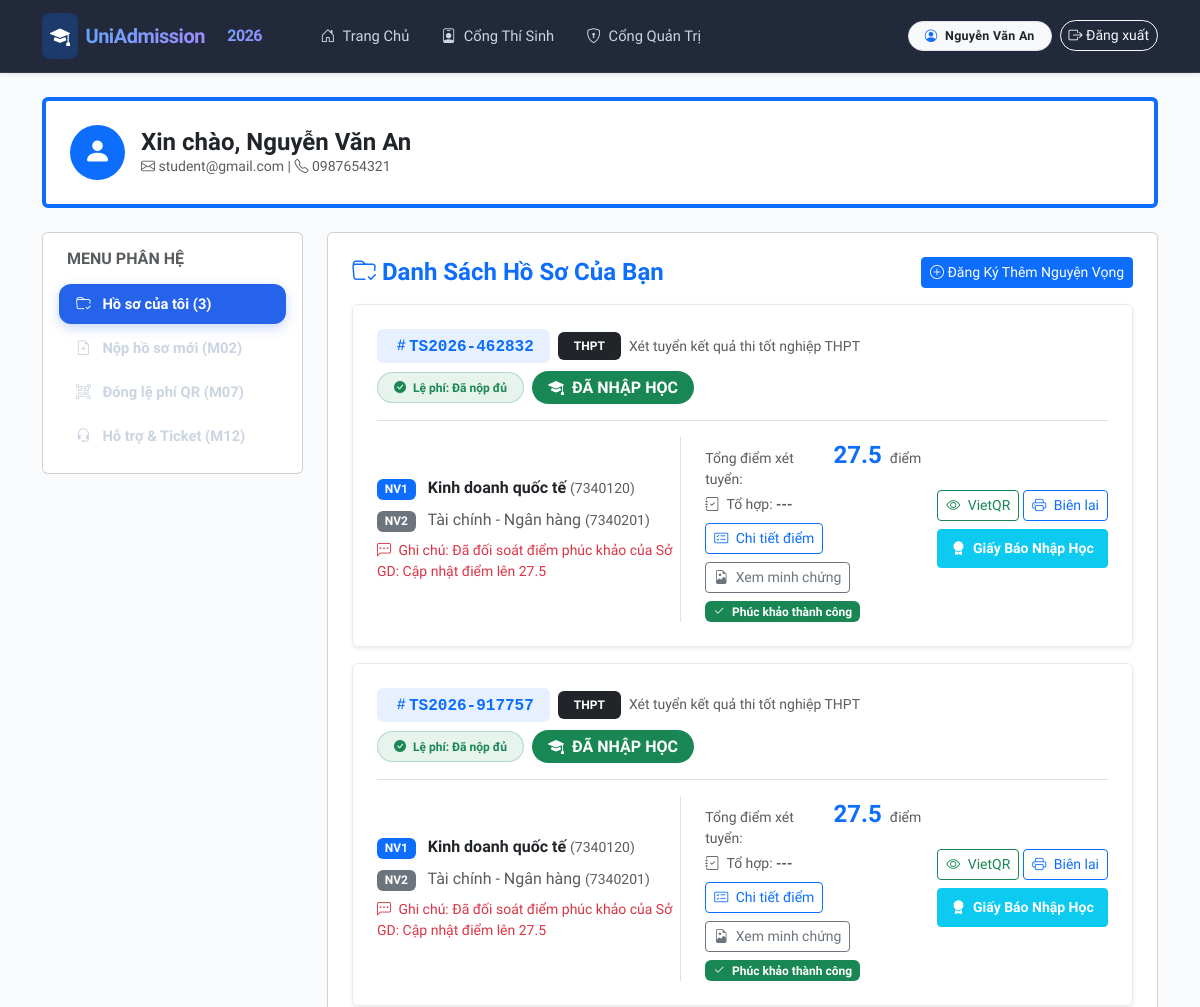
/student (signed in, upper part), run on an earlier commit of the app's database.
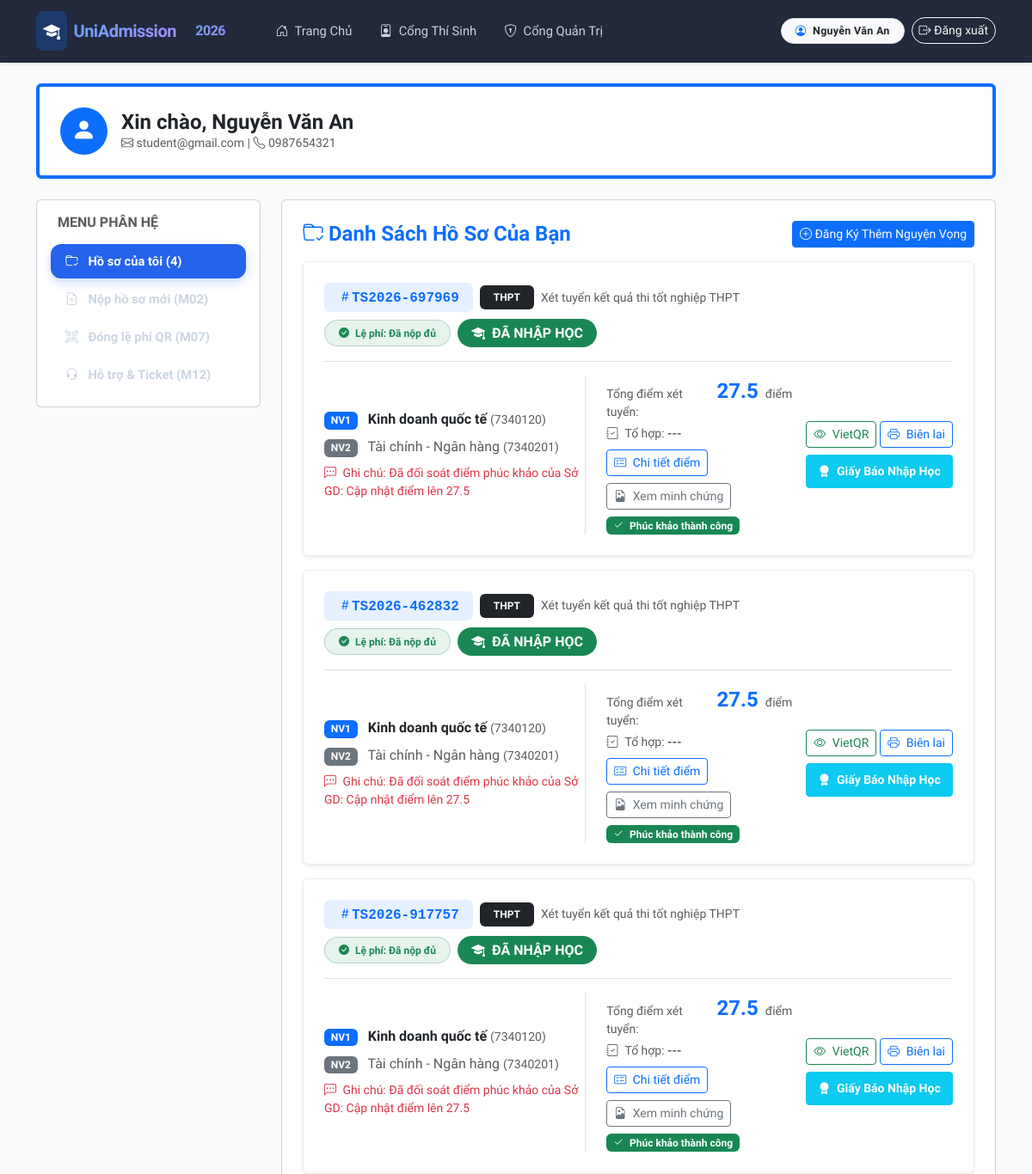
And on a later commit of the database.
### app/models.py (models this page shows)
class AdmissionApplication(Base):
    __tablename__ = "admission_applications"
    id = Column(Integer, primary_key=True, index=True)
    app_code = Column(String(50), unique=True, index=True, nullable=False) # Mã hồ sơ TS2026-XXXX
    full_name = Column(String(150), nullable=False)
    id_card = Column(String(20), index=True, nullable=False)              # Số CCCD
    email = Column(String(120), nullable=False)
    phone = Column(String(20), nullable=False)
    method = Column(String(100), nullable=False)                         # Tên hoặc mã phương thức
    method_code = Column(String(50), default="THPT")                     # THPT, IELTS_THPT, DGNL_HSA_TSA, XTHB, SAT_ACT
    method_name = Column(String(200), default="Xét tuyển điểm thi THPT") # Tên đầy đủ của phương thức chuẩn NEU
    subject_combination = Column(String(50), nullable=True)              # Tổ hợp môn (A00, A01, D01, D07...)
    priority_area = Column(String(50), default="KV3")                    # Khu vực ưu tiên (KV1, KV2-NT, KV2, KV3)
    priority_score = Column(Float, default=0.0)                          # Điểm cộng ưu tiên (0.0, 0.25, 0.5, 0.75)
    score_details = Column(Text, nullable=True)                          # JSON chi tiết điểm thành phần (môn 1, môn 2, IELTS, HSA...)
    score = Column(Float, nullable=False)                                # Tổng điểm xét tuyển (sau quy đổi và cộng ưu tiên)
    proof_url = Column(Text, nullable=True)                              # Link ảnh hoặc đường dẫn file tải lên
    admitted_major_name = Column(String(200), nullable=True)             # Ngành trúng tuyển thực tế (NV1 hay NV2)
    major_id = Column(Integer, ForeignKey("majors.id"), nullable=False)
    major = relationship("Major", back_populates="applications", foreign_keys=[major_id])
    major_nv2_id = Column(Integer, ForeignKey("majors.id"), nullable=True)
    major_nv2 = relationship("Major", back_populates="applications_nv2", foreign_keys=[major_nv2_id])
    user_id = Column(Integer, ForeignKey("users.id"), nullable=True)
    user = relationship("User", back_populates="applications")
    status = Column(String(50), default="CHO_DUYET")
    student_code = Column(String(30), nullable=True)
    student_email = Column(String(120), nullable=True)
    enrolled_at = Column(DateTime, nullable=True)
    appeal_note = Column(Text, nullable=True)
    appeal_proof_url = Column(Text, nullable=True)
    appeal_status = Column(String(30), nullable=True)
    officer_note = Column(Text, nullable=True) # Ghi chú của cán bộ tuyển sinh khi duyệt hồ sơ
    created_at = Column(DateTime, default=datetime.datetime.utcnow)
    payment = relationship("PaymentTransaction", back_populates="application", uselist=False)
    tickets = relationship("SupportTicket", back_populates="application")

class Major(Base):
    __tablename__ = "majors"
    id = Column(Integer, primary_key=True, index=True)
    code = Column(String(20), unique=True, index=True, nullable=False) # VD: 7480201 (CNTT)
    name = Column(String(200), nullable=False)                         # Công nghệ thông tin
    category = Column(String(100), default="Công nghệ & Kỹ thuật")     # Khối ngành
    description = Column(Text, nullable=True)                          # Giới thiệu ngành học & chuẩn đầu ra
    quota = Column(Integer, default=50)                               # Chỉ tiêu tuyển sinh
    benchmark_score = Column(Float, default=0.0)                      # Điểm chuẩn trúng tuyển (sau lọc ảo)
    applications = relationship("AdmissionApplication", back_populates="major", foreign_keys="[AdmissionApplication.major_id]")
    applications_nv2 = relationship("AdmissionApplication", back_populates="major_nv2", foreign_keys="[AdmissionApplication.major_nv2_id]")
    subjects = relationship("Subject", back_populates="major", cascade="all, delete-orphan")

### app/routers/web_views.py (the view)
@router.get("/student")
def student_portal(request: Request, db: Session = Depends(get_db)):
    user = get_current_user(request, db)
    if not user:
        return RedirectResponse(url="/login?msg=please_login")
    majors = db.query(Major).all()
    fees = db.query(FeeConfig).all()
    my_applications = db.query(AdmissionApplication).filter(
        (AdmissionApplication.user_id == user.id) | (AdmissionApplication.email == user.email)
    ).order_by(AdmissionApplication.created_at.desc()).all()
    my_tickets = db.query(SupportTicket).filter(
        (SupportTicket.user_id == user.id) | (SupportTicket.sender_email == user.email)
    ).order_by(SupportTicket.created_at.desc()).all()
    return templates.TemplateResponse("student_portal.html", {
        "request": request,
        "user": user,
        "majors": majors,
        "fees": fees,
        "my_applications": my_applications,
        "my_tickets": my_tickets
    })

### app/templates/student_portal.html (shortened to what the changed rows need)
{% extends "base.html" %}
{% block content %}
<div class="row">
    <div class="col-lg-3 mb-4">
        <div class="card card-custom p-3 bg-white">
            <div class="nav flex-column nav-pills gap-1" id="v-pills-tab" role="tablist">
                <button class="nav-link active text-start py-3" id="tab-my-apps" data-bs-toggle="pill" data-bs-target="#content-my-apps">
                    <i class="bi bi-folder-check me-2"></i> Hồ sơ của tôi ({{ my_applications|length }})
                </button>
                <button class="nav-link text-start py-3" id="tab-apply" data-bs-toggle="pill" data-bs-target="#content-apply">
                    <i class="bi bi-file-earmark-plus me-2"></i> Nộp hồ sơ mới (M02)
                </button>
                <button class="nav-link text-start py-3" id="tab-pay" data-bs-toggle="pill" data-bs-target="#content-pay">
                    <i class="bi bi-qr-code-scan me-2"></i> Đóng lệ phí QR (M07)
                </button>
                <button class="nav-link text-start py-3" id="tab-support" data-bs-toggle="pill" data-bs-target="#content-support">
                    <i class="bi bi-headset me-2"></i> Hỗ trợ & Ticket (M12)
                </button>
            </div>
        </div>
    </div>
    <div class="col-lg-9">
        <div class="tab-content" id="v-pills-tabContent">
            <div class="tab-pane fade show active" id="content-my-apps">
                <div class="card card-custom p-4 bg-white">
                    {% if my_applications|length == 0 %}
                        <div class="alert alert-info py-4 text-center">
                            <i class="bi bi-info-circle fs-3"></i>
                            <p class="mt-2 mb-2">Bạn chưa nộp hồ sơ xét tuyển nào vào trường.</p>
                            <button class="btn btn-primary btn-sm fw-bold" onclick="switchToApplyTab()">Nộp hồ sơ ngay bây giờ &raquo;</button>
                        </div>
                    {% else %}
                        <div class="d-flex flex-column gap-3">
                            {% for app in my_applications %}
                            <div class="card card-custom p-4 border border-light-subtle shadow-sm">
                                <div class="d-flex justify-content-between align-items-center flex-wrap gap-2 pb-3 mb-3 border-bottom">
                                    <div class="d-flex align-items-center gap-2">
                                        <span class="badge bg-primary bg-opacity-10 text-primary fs-6 px-3 py-2 font-monospace fw-bold">
                                            <i class="bi bi-hash"></i>{{ app.app_code }}
                                        </span>
                                        <span class="badge bg-dark px-3 py-2">
                                            {{ app.method_code or app.method }}
                                        </span>
                                        <span class="text-muted small">
                                            {{ app.method_name or '' }}
                                        </span>
                                    </div>
                                    <div class="d-flex align-items-center gap-2 flex-wrap">
                                        {% if app.payment and app.payment.status == 'PAID' %}
                                            <span class="badge bg-success bg-opacity-10 text-success border border-success border-opacity-25 px-3 py-2 rounded-pill fw-semibold">
                                                <i class="bi bi-check-circle-fill me-1"></i> Lệ phí: Đã nộp đủ
                                            </span>
                                        {% else %}
                                            <span class="badge bg-danger bg-opacity-10 text-danger border border-danger border-opacity-25 px-3 py-2 rounded-pill fw-semibold">
                                                <i class="bi bi-exclamation-circle-fill me-1"></i> Lệ phí: Chưa thanh toán
                                            </span>
                                        {% endif %}
                                        {% if app.status == 'CHO_DUYET' %}
                                            <span class="badge bg-warning text-dark px-3 py-2 rounded-pill fw-semibold"><i class="bi bi-hourglass-split me-1"></i> Chờ xét duyệt</span>
                                        {% elif app.status == 'HOP_LE' %}
                                            <span class="badge bg-primary px-3 py-2 rounded-pill fw-semibold"><i class="bi bi-patch-check-fill me-1"></i> Hồ sơ Hợp Lệ</span>
                                        {% elif app.status in ['TRUNG_TUYEN_NV1', 'TRUNG_TUYEN_NV2', 'TRUNG_TUYEN'] %}
                                            <span class="badge bg-success px-3 py-2 rounded-pill fs-6 fw-bold"><i class="bi bi-award-fill me-1"></i> TRÚNG TUYỂN 🎉</span>
                                        {% elif app.status == 'DA_NHAP_HOC' %}
                                            <span class="badge bg-success px-3 py-2 rounded-pill fs-6 fw-bold"><i class="bi bi-mortarboard-fill me-1"></i> ĐÃ NHẬP HỌC</span>
                                        {% elif app.status == 'DA_RUT' %}
                                            <span class="badge bg-secondary px-3 py-2 rounded-pill"><i class="bi bi-dash-circle me-1"></i> Đã rút hồ sơ</span>
                                        {% elif app.status == 'KHONG_TRUNG_TUYEN' %}
                                            <span class="badge bg-danger px-3 py-2 rounded-pill"><i class="bi bi-x-circle me-1"></i> Không trúng tuyển</span>
                                        {% else %}
                                            <span class="badge bg-secondary px-3 py-2 rounded-pill">{{ app.status }}</span>
                                        {% endif %}
                                    </div>
                                </div>
                                <div class="row g-3 align-items-center">
                                    <div class="col-lg-5">
                                        <div class="mb-2">
                                            <span class="badge bg-primary me-2">NV1</span>
                                            <strong class="fs-6 text-dark">{{ app.major.name }}</strong>
                                            <span class="text-muted small">({{ app.major.code }})</span>
                                        </div>
                                        {% if app.major_nv2 %}
                                        <div class="mb-2 text-muted">
                                            <span class="badge bg-secondary me-2">NV2</span>
                                            <span>{{ app.major_nv2.name }}</span>
                                            <span class="small">({{ app.major_nv2.code }})</span>
                                        </div>
                                        {% endif %}
                                        {% if app.officer_note %}
                                        <div class="text-danger small mt-2">
                                            <i class="bi bi-chat-left-dots me-1"></i> Ghi chú: {{ app.officer_note }}
                                        </div>
                                        {% endif %}
                                    </div>
                                    <div class="col-lg-4 border-start ps-lg-4">
                                        <div class="d-flex align-items-baseline gap-2 mb-1">
                                            <span class="small text-muted">Tổng điểm xét tuyển:</span>
                                            <span class="fs-4 fw-bold text-primary">{{ app.score }}</span>
                                            <span class="small text-muted">điểm</span>
                                        </div>
                                        <div class="small text-muted mb-2">
                                            <i class="bi bi-journal-check me-1"></i> Tổ hợp: <strong>{{ app.subject_combination or '---' }}</strong>
                                        </div>
                                        <div class="d-flex gap-2 flex-wrap">
                                            <button type="button" class="btn btn-sm btn-outline-primary" onclick="openScoreModalById({{ app.id }})">
                                                <i class="bi bi-card-checklist me-1"></i> Chi tiết điểm
                                            </button>
                                            {% if app.proof_url %}
                                            <a href="{{ app.proof_url }}" target="_blank" class="btn btn-sm btn-outline-secondary">
                                                <i class="bi bi-file-earmark-image me-1"></i> Xem minh chứng
                                            </a>
                                            {% endif %}
                                            {% if app.appeal_status == 'PENDING' %}
                                            <span class="badge bg-warning text-dark"><i class="bi bi-clock-history me-1"></i> Đang phúc khảo</span>
                                            {% elif app.appeal_status == 'APPROVED' %}
                                            <span class="badge bg-success"><i class="bi bi-check2 me-1"></i> Phúc khảo thành công</span>
                                            {% endif %}
                                        </div>
                                    </div>
                                    <div class="col-lg-3 text-lg-end">
                                        <div class="d-flex flex-column gap-2">
                                            {% if not app.payment or app.payment.status != 'PAID' %}
                                                <button type="button" class="btn btn-sm btn-danger fw-bold py-2 shadow-sm" onclick="switchToPay('{{ app.app_code }}')">
                                                    <i class="bi bi-qr-code me-1"></i> Nộp Lệ Phí VietQR
                                                </button>
                                            {% else %}
                                                <div class="d-flex gap-1">
                                                    <button type="button" class="btn btn-sm btn-outline-success flex-fill" onclick="switchToPay('{{ app.app_code }}')">
                                                        <i class="bi bi-eye me-1"></i> VietQR
                                                    </button>
                                                    <a href="/receipt/{{ app.payment.tx_code }}" target="_blank" class="btn btn-sm btn-outline-primary flex-fill">
                                                        <i class="bi bi-printer me-1"></i> Biên lai
                                                    </a>
                                                </div>
                                            {% endif %}
                                            {% if app.status == 'DA_NHAP_HOC' %}
                                                <button type="button" class="btn btn-sm btn-info text-white fw-bold py-2" onclick="openCertificateModal('{{ app.app_code }}')">
                                                    <i class="bi bi-award-fill me-1"></i> Giấy Báo Nhập Học
                                                </button>
                                            {% endif %}
                                        </div>
                                    </div>
                                </div>
                            </div>
                            {% endfor %}
                        </div>
                    {% endif %}
                </div>
            </div>
        </div>
    </div>
</div>
{% endblock %}

What changed in the data, as far as the page shows it:
added AdmissionApplication: app_code "TS2026-697969", method_code "THPT", method_name "Xét tuyển kết quả thi tốt nghiệp THPT", status "DA_NHAP_HOC" (drawn), major.name "Kinh doanh quốc tế", major.code "7340120", major_nv2.name "Tài chính - Ngân hàng", major_nv2.code "7340201", officer_note "Đã đối soát điểm phúc khảo của Sở GD: Cập nhật điểm lên 27.5", score "27.5", subject_combination "---", appeal_status "APPROVED" (drawn)
Also different on the page:
{{ my_applications|length }}: "3" → "4"
